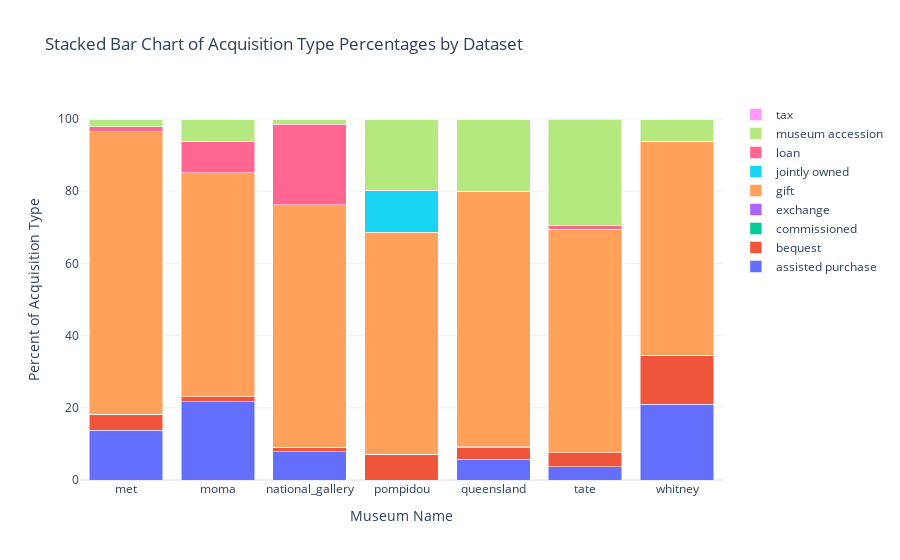

Notebook code cell kept with this figure:
### Markdown cell above
what are the ways to acquire artworks for every museum?

### Code cell
plot_acquisition_method(museums_data, museum_names)

### Figure 1 — Plotly figure (JSON) as saved in the notebook; plotly's stock layout.template omitted (floating-point values rounded to 4 significant figures)
{"data": [{"name": "assisted purchase", "type": "bar", "x": ["met", "moma", "national_gallery", "pompidou", "queensland", "tate", "whitney"], "y": [13.73, 21.63, 7.889, 0, 5.716, 3.603, 21.0]}, {"name": "bequest", "type": "bar", "x": ["met", "moma", "national_gallery", "pompidou", "queensland", "tate", "whitney"], "y": [4.417, 1.445, 1.196, 7.125, 3.384, 3.914, 13.61]}, {"name": "commissioned", "type": "bar", "x": ["met", "moma", "national_gallery", "pompidou", "queensland", "tate", "whitney"], "y": [0, 0, 0, 0, 0.05745, 0, 0]}, {"name": "exchange", "type": "bar", "x": ["met", "moma", "national_gallery", "pompidou", "queensland", "tate", "whitney"], "y": [0, 0, 0, 0.0009251, 0, 0, 0]}, {"name": "gift", "type": "bar", "x": ["met", "moma", "national_gallery", "pompidou", "queensland", "tate", "whitney"], "y": [78.3, 62.03, 67.19, 61.55, 70.8, 61.89, 59.16]}, {"name": "jointly owned", "type": "bar", "x": ["met", "moma", "national_gallery", "pompidou", "queensland", "tate", "whitney"], "y": [0, 0, 0, 11.48, 0, 0, 0]}, {"name": "loan", "type": "bar", "x": ["met", "moma", "national_gallery", "pompidou", "queensland", "tate", "whitney"], "y": [1.438, 8.556, 22.29, 0.1656, 0.01149, 1.182, 0]}, {"name": "museum accession", "type": "bar", "x": ["met", "moma", "national_gallery", "pompidou", "queensland", "tate", "whitney"], "y": [2.114, 6.339, 1.438, 19.68, 20.03, 29.24, 6.227]}, {"name": "tax", "type": "bar", "x": ["met", "moma", "national_gallery", "pompidou", "queensland", "tate", "whitney"], "y": [0, 0, 0, 0.007401, 0, 0.1675, 0]}], "layout": {"barmode": "stack", "title": {"text": "Stacked Bar Chart of Acquisition Type Percentages by Dataset"}, "xaxis": {"tickmode": "array", "ticktext": ["met", "moma", "national_gallery", "pompidou", "queensland", "tate", "whitney"], "tickvals": [0, 1, 2, 3, 4, 5, 6], "title": {"text": "Museum Name"}}, "yaxis": {"title": {"text": "Percent of Acquisition Type"}}}}
